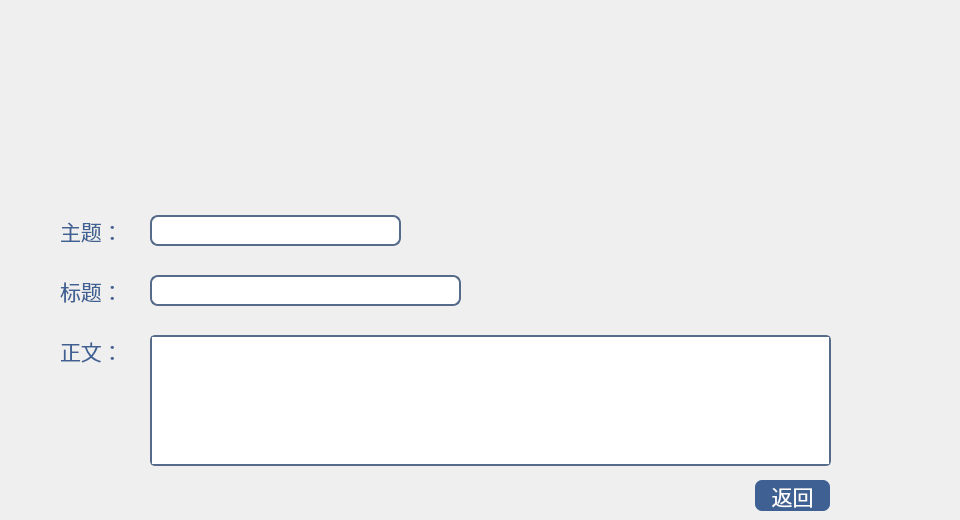
   <widget class="QWidget" name="tab">
    <attribute name="title">
     <string>页</string>
    </attribute>
    <widget class="QPushButton" name="pushButton_modify_back">
     <property name="geometry">
      <rect>
       <x>755</x>
       <y>480</y>
       <width>75</width>
       <height>31</height>
      </rect>
     </property>
     <property name="font">
      <font>
       <family>黑体</family>
       <pointsize>16</pointsize>
      </font>
     </property>
     <property name="styleSheet">
      <string notr="true">QPushButton{
color:#ffffff;
background-color:#3e6093;
border-radius:7px;
}

QPushButton:hover{
background:#2c466c;
}

QPushButton:pressed{
background:#253b5b;
}</string>
     </property>
     <property name="text">
      <string>返回</string>
     </property>
    </widget>
    <widget class="QLabel" name="label_12">
     <property name="geometry">
      <rect>
       <x>0</x>
       <y>0</y>
       <width>951</width>
       <height>161</height>
      </rect>
     </property>
     <property name="styleSheet">
      <string notr="true">border-image:url(:/res/公告管理头图.jpg);</string>
     </property>
     <property name="text">
      <string/>
     </property>
    </widget>
    <widget class="QLineEdit" name="lineEdit_look_title">
     <property name="geometry">
      <rect>
       <x>150</x>
       <y>275</y>
       <width>311</width>
       <height>31</height>
      </rect>
     </property>
     <property name="font">
      <font>
       <family>黑体</family>
       <pointsize>16</pointsize>
      </font>
     </property>
     <property name="styleSheet">
      <string notr="true">color:#3e6093;
border-radius:8px;
border:2px solid #566b8a;</string>
     </property>
     <property name="text">
      <string/>
     </property>
     <property name="readOnly">
      <bool>true</bool>
     </property>
     <property name="placeholderText">
      <string/>
     </property>
    </widget>
    <widget class="QLineEdit" name="lineEdit_look_subject">
     <property name="geometry">
      <rect>
       <x>150</x>
       <y>215</y>
       <width>251</width>
       <height>31</height>
      </rect>
     </property>
     <property name="font">
      <font>
       <family>黑体</family>
       <pointsize>16</pointsize>
      </font>
     </property>
     <property name="styleSheet">
      <string notr="true">color:#3e6093;
border-radius:8px;
border:2px solid #566b8a;</string>
     </property>
     <property name="text">
      <string/>
     </property>
     <property name="maxLength">
      <number>8</number>
     </property>
     <property name="readOnly">
      <bool>true</bool>
     </property>
     <property name="placeholderText">
      <string/>
     </property>
    </widget>
    <widget class="QTextEdit" name="textEdit_look_content">
     <property name="geometry">
      <rect>
       <x>150</x>
       <y>335</y>
       <width>681</width>
       <height>131</height>
      </rect>
     </property>
     <property name="font">
      <font>
       <family>黑体</family>
       <pointsize>16</pointsize>
      </font>
     </property>
     <property name="cursor" stdset="0">
      <cursorShape>IBeamCursor</cursorShape>
     </property>
     <property name="mouseTracking">
      <bool>true</bool>
     </property>
     <property name="styleSheet">
      <string notr="true">QTextEdit{
color:#3e6093;
border-radius:5px;
border:2px solid #566b8a;}



QScrollBar:vertical{
background:#d9e2f0;
padding:0px;
}
 
QScrollBar::handle:vertical{
background:#4b7cc4;
border-radius:6px;
}
 
QScrollBar::handle:hover:vertical{
background:#3e6093;
}
QScrollBar::handle:pressed:vertical{
background:#2b4c7c;
}
</string>
     </property>
     <property name="lineWrapMode">
      <enum>QTextEdit::WidgetWidth</enum>
     </property>
     <property name="readOnly">
      <bool>true</bool>
     </property>
     <property name="html">
      <string>&lt;!DOCTYPE HTML PUBLIC &quot;-//W3C//DTD HTML 4.0//EN&quot; &quot;http://www.w3.org/TR/REC-html40/strict.dtd&quot;&gt;
&lt;html&gt;&lt;head&gt;&lt;meta name=&quot;qrichtext&quot; content=&quot;1&quot; /&gt;&lt;style type=&quot;text/css&quot;&gt;
p, li { white-space: pre-wrap; }
&lt;/style&gt;&lt;/head&gt;&lt;body style=&quot; font-family:'黑体'; font-size:16pt; font-weight:400; font-style:normal;&quot;&gt;
&lt;p style=&quot;-qt-paragraph-type:empty; margin-top:0px; margin-bottom:0px; margin-left:0px; margin-right:0px; -qt-block-indent:0; text-indent:0px;&quot;&gt;&lt;br /&gt;&lt;/p&gt;&lt;/body&gt;&lt;/html&gt;</string>
     </property>
     <property name="cursorWidth">
      <number>1</number>
     </property>
     <property name="placeholderText">
      <string/>
     </property>
    </widget>
    <widget class="QLabel" name="label_13">
     <property name="geometry">
      <rect>
       <x>60</x>
       <y>270</y>
       <width>61</width>
       <height>41</height>
      </rect>
     </property>
     <property name="font">
      <font>
       <family>黑体</family>
       <pointsize>16</pointsize>
      </font>
     </property>
     <property name="styleSheet">
      <string notr="true">color:#3e6093;</string>
     </property>
     <property name="text">
      <string>标题：</string>
     </property>
    </widget>
    <widget class="QLabel" name="label_14">
     <property name="geometry">
      <rect>
       <x>60</x>
       <y>210</y>
       <width>61</width>
       <height>41</height>
      </rect>
     </property>
     <property name="font">
      <font>
       <family>黑体</family>
       <pointsize>16</pointsize>
      </font>
     </property>
     <property name="styleSheet">
      <string notr="true">color:#3e6093;</string>
     </property>
     <property name="text">
      <string>主题：</string>
     </property>
    </widget>
    <widget class="QLabel" name="label_15">
     <property name="geometry">
      <rect>
       <x>60</x>
       <y>330</y>
       <width>61</width>
       <height>41</height>
      </rect>
     </property>
     <property name="font">
      <font>
       <family>黑体</family>
       <pointsize>16</pointsize>
      </font>
     </property>
     <property name="styleSheet">
      <string notr="true">color:#3e6093;</string>
     </property>
     <property name="text">
      <string>正文：</string>
     </property>
    </widget>
    <widget class="QLabel" name="label_release_result_2">
     <property name="geometry">
      <rect>
       <x>400</x>
       <y>480</y>
       <width>191</width>
       <height>31</height>
      </rect>
     </property>
     <property name="font">
      <font>
       <family>黑体</family>
       <pointsize>14</pointsize>
      </font>
     </property>
     <property name="styleSheet">
      <string notr="true">color:#3e6093;</string>
     </property>
     <property name="text">
      <string/>
     </property>
     <property name="alignment">
      <set>Qt::AlignRight|Qt::AlignTrailing|Qt::AlignVCenter</set>
     </property>
    </widget>
   </widget>
